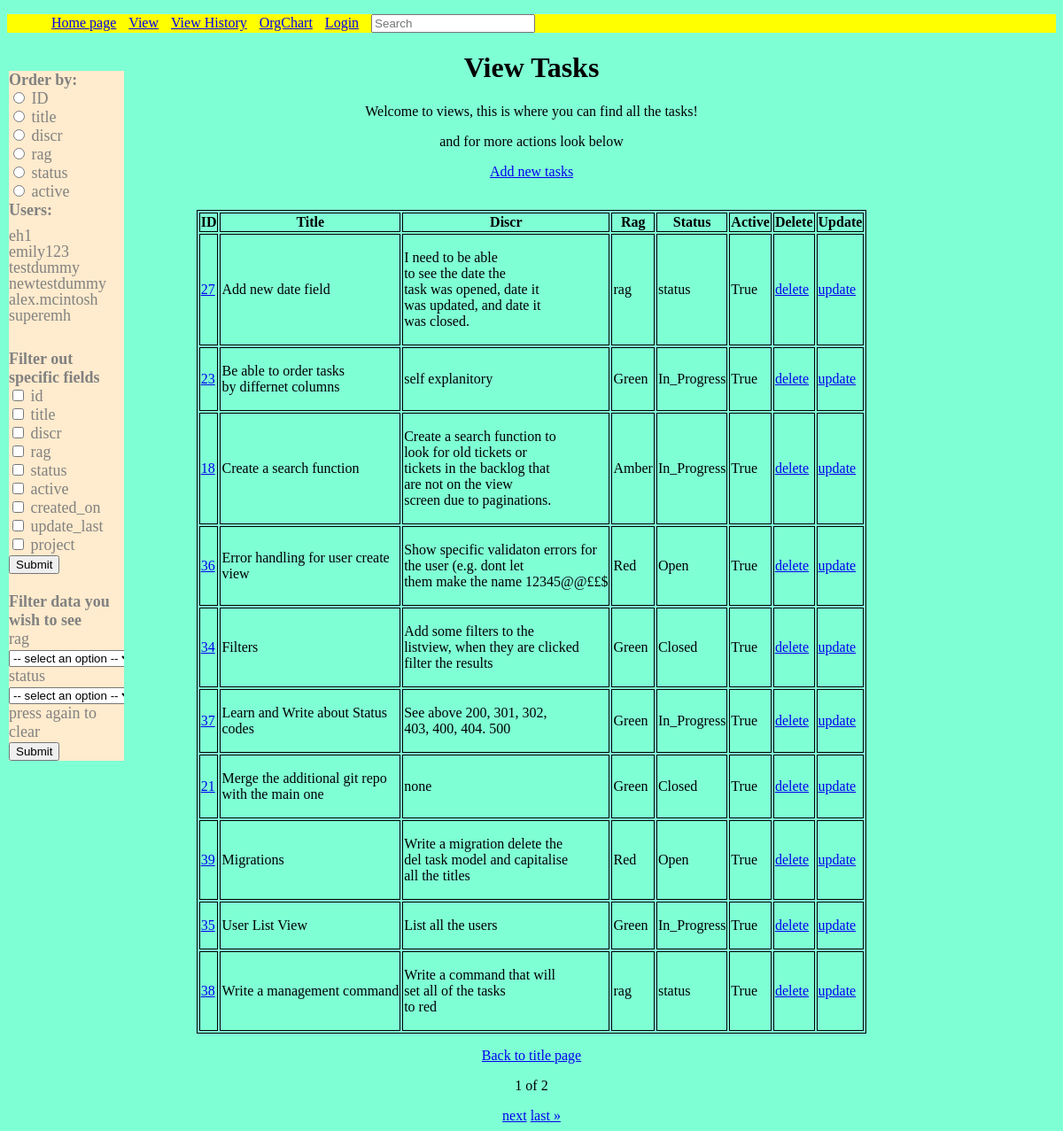
The app's page /view/, older data.
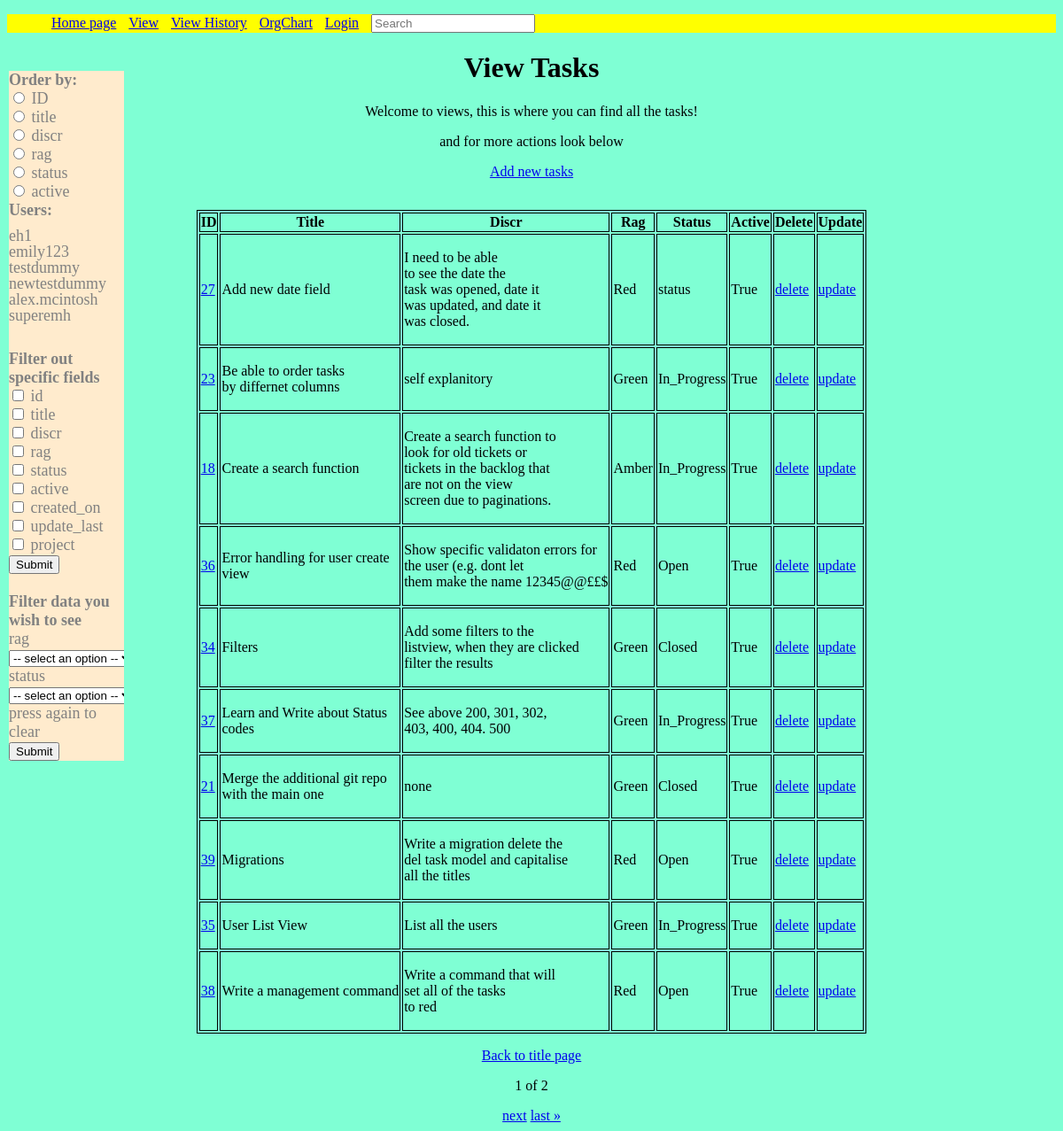
The same page, newer data.
### taskmanager/models.py (models this page shows, shortened)
class Task(models.Model):
    title = models.CharField(max_length=255)
    discr = models.CharField(max_length=255)
    rag = models.CharField(max_length=255)
    status = models.CharField(max_length=255)
    active = models.BooleanField(default=True)
    created_on = models.DateField(auto_now_add=True)
    update_last = models.DateField(auto_now=True)
    project = models.ForeignKey(Project, on_delete=models.CASCADE)
    class Meta:
        permissions = (("can_close_tasks", "can mark tasks as closed"),)

### taskmanager/views.py (the view, shortened to what this page needs)
# urls.py: path("view/", views.TaskListView.as_view(), name="view_tasks"),
class TaskListView(ContextDataMixim, generic.ListView):
    model = Task
    title = "View"
    template_name = "view.html"
    context_object_name = "model"
    paginate_by = 10
    ordering = ["id"]
    fields = Task._meta.get_fields()
    def get_queryset(self) -> QuerySet[Any]:
        queryset = super().get_queryset()
        new_order = self.request.GET.get("order_by")
        default = (
            "title"
            if new_order not in [f.name for f in Task._meta.get_fields()]
            else new_order
        )
        if self.request.GET.get:
            for param, value in self.request.GET.items():
                if param == "order_by" or param == "page":
                    continue
                queryset = queryset.filter(Q(**{f"{param}": f"{value}"}))
        return queryset.order_by(default)
    def get_context_data(self, **kwargs):
        context = super().get_context_data(**kwargs)
        context["all_choices"] = TaskForm.all_choices
        context["fields"] = Task._meta.get_fields()
        return context

### my_task_manager/custom_filters.py (called while the page is built)
@register.filter(name="add_line_breaks")
def add_line_breaks(inputted, line_break_num):
    words = inputted.split()
    result = []
    for i, word in enumerate(words, start=1):
        result.append(word)
        if i % line_break_num == 0 and i != len(words):
            result.append("\n")
    result = " ".join(result)
    return result

### taskmanager/forms.py (called while the page is built)
    def form_type(self):
        field_types = {}
        for field_name in self.base_fields.items():
            fields = self.base_fields[field_name[0]]
            field_types[field_name] = type(fields)
        return field_types

### taskmanager/views.py (called while the page is built)
    def get_context_data(self, **kwargs: Any) -> dict[str, Any]:
        context = super().get_context_data(**kwargs)
        context["title"] = self.title
        context["Tasks"] = Task.objects.all()
        context["user"] = User.objects.all()
        context["groups"] = Group.objects.all()
        context["permissions"] = Permission.objects.all()
        context["fields"] = Task._meta.get_fields()
        order_by_param = self.request.GET.get("order_by")
        if order_by_param:
            context["filter"] = Task.objects.order_by(order_by_param)
        else:
            context["filter"] = Task.objects.all()
        context["field_form_type"] = TaskForm().form_type()
        return context

### taskmanager/templates/view.html (shortened to what this page needs)
{% extends "base_layout.html" %}
{% load static %} {% load mytags %}
        {% block content %}
        <div class="main">
        <body>
        <h1>View Tasks</h1>
        <p>Welcome to views, this is where you can find all the tasks!</p>
        <p>and for more actions look below</p>
        <p><a href="create">Add new tasks</a></p>
            <div class="sidenav">
                <form id="order_by" method="GET">
                    <label for="order_by"><b>Order by:</b></label>
                    {% for field in fields %}{% if field.name != 'created_on' and field.name != 'update_last' and field.name != 'project' %}
                        <br>
                        <input type="radio" id="{{ field.name }}" name="order_by" value="{{ field.name }}" onchange="submitForm()">
                        <label for="{{ field.name }}">{{ field.verbose_name }}</label>
                    {% endif %}
                    {% endfor %}
                </form>
                <p1><b>Users:</b><p1>
                {% for use in user %}
                    <ul><a href={% url 'user_view' use %}>{{use}}</a></ul>
                {% endfor %}
                <br>
                <form id="filter_fields" method="GET">
                    <label for="filter_fields"><b>Filter out specific fields</b></label>
                    {% for field in fields %}
                        <br>
                        <input type="checkbox" id="{{ field.name }}" name="{{ field.name }}">
                        <label for="{{ field.name }}">{{ field.name }}</label>
                    {% endfor %}
                    <br>
                    <input type="submit" value="Submit">
                </form>
                <br>
                <form id="filter_input_option" method="GET">
                    <label for="filter_input_option"><b>Filter data you wish to see</b></label>
                    {% for field in fields %}
                        {% if field.name == "rag" or field.name == "status" %}
                            <br>
                            <label for="{{ field.name }}">{{ field.name }}</label>
                            <select name="{{ field.name }}">
                                <option disabled selected value> -- select an option -- </option>
                            </select>
                        {% endif %}
                    {% endfor %}
                    <br>
                    <lable>press again to clear</label><br>
                    <input type="submit" value="Submit">
                </form>
            </div>
        <br>
    </body>
    </div>
{% endblock %}
{% block table %}
<table class="center">
    {% for field in fields %}
        {% if field.name != 'created_on' and field.name != 'update_last' and field.name != 'project' %}
            <th>{{ field.verbose_name|capfirst }}</th>
        {% endif %}
    {% endfor %}
    <th>Delete</th>
    <th>Update</th>
    {% for task in model %}
        <tr>
            <td><a href="{% url 'detail' task.id %}">{{task.id}}</td></a>
            <td>{{task.title |add_line_breaks:5|linebreaks}}</td>
            <td>{{task.discr|add_line_breaks:5|linebreaks}}</td>
            <td>{{task.rag}}</td>
            <td>{{task.status}}</td>
            <td>{{task.active}}</td>
            <td><a href="{% url 'delete' task.id %}">delete</a></td>
            <td><a href="{% url 'update' task.id %}">update</a></td>
        </tr>
    {% endfor %}
</table>
{% endblock %}

### taskmanager/templates/base_layout.html (shortened to what this page needs)
{% load static %}{% load mytags %}
<!DOCTYPE html>
<html>
{% block head %}
<head>
    <head>
    <link rel="stylesheet" href="{% static 'mainstatic.css' %}">
</head>
<div class="top">
    <ul>
        <li><a href="{% url 'main' %}">Home page</a></li>
        <li><a href="{% url 'view_tasks' %}">View</a></li>
        <li><a href="{% url 'view_history'%}">View History</a></li>
        <li><a href="{% url 'org' %}">OrgChart</a></li>
        {% if user.is_authenticated %}
            <li><a href="{% url 'logout' %}">Logout</a></li>
            <li><a href="">Logged in as {{user}}</a></li>
        {% else %}
            <li><a href="{% url 'login' %}">Login</a></li>
        {% endif %}
        <li><a>
            <form action="{% url 'search' %}" method="GET">
                <input type="text" name="lookup" value="{{ request.GET.lookup }}" placeholder="Search">
            </form>
        </a>
        </li>
    </ul>
</div>
{% endblock %}
{% block content %}{% endblock %}
{% block table %}{% endblock %}
{% block pagin %}
<div class='pagination-container'>
<p><a href="{% url 'main' %}">Back to title page</a></p>
    <div class="pagination">
        <span class="step-links">
            <span class="current">
                <p>{{page_obj.number}} of {{page_obj.paginator.num_pages}}</p>
            </span>
            {% if page_obj.has_next %}
                <a href="?page={{ page_obj.next_page_number }}">next</a>
                <a href="?page={{ page_obj.paginator.num_pages }}">last &raquo;</a>
            {% endif %}
        </span>
    </div>
{% endblock %}
</html>

### taskmanager/static/mainstatic.css (style rules this page uses)
.top ul { background-color: yellow; }
.top ul li { display: inline-block; margin-left: 10px; list-style-type: none; }
.main { text-align: center; }
table, th, td { border: 1px solid black; }
table.center { margin-left: auto; margin-right: auto; }
.sidenav { background-color: blanchedalmond; color: #818181; width: 130px; position: absolute; z-index: 1; top: 80px; left: 10px; overflow-x: hidden; font-size: 18px; text-align: left; }
.sidenav a { list-style-type: none; text-decoration: none; color: #818181; display: block; line-height: 0; padding-left: 0px; }
.sidenav ul { list-style-type: none; padding-left: 0px; font-size: 18px; }
.pagination-container { text-align: center; }
body { background-color: aquamarine; }

Row changes from the older to the newer data that the page shows:
changed Task "Add new date field": rag "rag" → "Red"
changed Task "Write a management command": rag "rag" → "Red"; status "status" → "Open"
